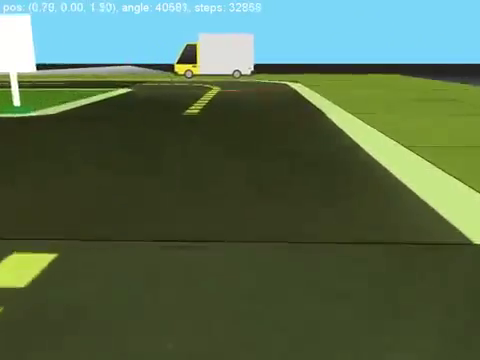
//> input picture frame 91 of TrackingTrainData/lane_dataset_realistic/testvideo/duckitest.mp4, 480 x 360 px
$ ./main   (built with g++ and OpenCV 4)
//> lines starting //> are read from the running program, lines starting //| are printed output that depends on the picture; after the words box and inside, x2 and y2 are one past the last pixel; in counts of white or black regions, pixels touching at a corner belong together
### StandardMethodPipeline/F/Tracking.h
#ifndef TRACKING_H
#define TRACKING_H

#include <opencv2/opencv.hpp>
#include <vector>
#include "../E/LineDetection.h"

class Tracking {
private:
    cv::KalmanFilter kfLeft;
    cv::KalmanFilter kfRight;

    // Flags, um zu prüfen, ob der Filter schon initialisiert wurde
    bool firstLeftDetected = false;
    bool firstRightDetected = false;

    // Initialisiert die Matrizen eines Kalman Filters
    void initKF(cv::KalmanFilter &kf);

public:
    Tracking();
    ~Tracking();

    /**
     * @brief Verarbeitet die erkannten Linien mit Kalman-Filtern.
     * * @param detectedLines Die vom LineDetection-Schritt gefundenen Linien (0, 1 oder 2 Stück).
     * @return std::vector<LaneLine> Die gefilterten/vorhergesagten Linienpositionen für den aktuellen Frame.
     */
    std::vector<LaneLine> process(const std::vector<LaneLine>& detectedLines);
};

#endif // TRACKING_H

### StandardMethodPipeline/E/LineDetection.h
#ifndef LINE_DETECTION_H
#define LINE_DETECTION_H

#include <opencv2/opencv.hpp>
#include <vector>

// Das Struct, das eine Linie im Rho-Theta-Raum beschreibt
struct LaneLine {
    double rho;   // Abstand zum Ursprung (Pixel)
    double theta; // Winkel der Normalen (Bogenmaß)
};

class LineDetection {
public:
    LineDetection();
    ~LineDetection();

    /**
     * @brief Führt die Hough-Transformation auf einem Kantenbild durch und berechnet
     * die durchschnittliche linke und rechte Fahrspur.
     * * @param img Das binäre Kantenbild (z.B. aus Canny/ROI).
     * @return std::vector<Line> Ein Vektor, der (sofern gefunden) die linke und/oder rechte Linie enthält.
     */
    std::vector<LaneLine> process(cv::Mat img);
};

#endif // LINE_DETECTION_H

### StandardMethodPipeline/D/ROISelection.h
#ifndef ROI_SELECTION_H
#define ROI_SELECTION_H

#include <opencv2/opencv.hpp>
#include <vector>
#include <deque>

class RoiSelection {
private:
    std::deque<int> vp_y_history;
    const size_t MAX_HISTORY_SIZE = 30;
    bool last_left_detected = true;
    bool last_right_detected = true;
    int current_x_roi;
    int current_y_roi;

    cv::Point calculateVanishingPoint(const std::vector<cv::Vec4i>& left_lines,
                                      const std::vector<cv::Vec4i>& right_lines);

public:
    RoiSelection();
    ~RoiSelection();

    std::vector<cv::Point> getTriangularROI(int img_width, int img_height);
    void update(const std::vector<cv::Vec4i>& lines, int img_width, int img_height);

    std::vector<cv::Point> getROI(cv::Mat img);

    // NEU: Pipeline Interface (Gibt z.B. das ROI-gecroppte Bild zurück)
    cv::Mat process(cv::Mat img);
};

#endif // ROI_SELECTION_H

### StandardMethodPipeline/C/FuzzyCannyEdgeDetection.h
#ifndef FUZZYCANNYEDGEDETECTION_H
#define FUZZYCANNYEDGEDETECTION_H

#include <opencv2/opencv.hpp>
#include <vector>

class FuzzyCannyEdgeDetection {
private:
    int m_NumberOfLinesLastFrame = 500;
    double m_UpperThreshold = 150;
    double m_LowerThreshold = 50; // (150 / 3)

    void fuzzyRefreshThresholds(int NumberOfLinesLastFrame);
    double triangleMF(int x, int a, int b, int c);
    double tooFewMF(int x, int start, int end);
    double tooManyMF(int x, int start, int end);

public:
    cv::Mat applyCannyEdgeDetection(cv::Mat image);

    // NEU: Pipeline Interface
    cv::Mat process(cv::Mat img);
};

#endif // FUZZYCANNYEDGEDETECTION_H

### StandardMethodPipeline/B/NoiseReduction.h
#ifndef NOISEREDUCTION_H
#define NOISEREDUCTION_H

#include <opencv2/opencv.hpp>

class NoiseReduction {
private:
    static cv::Mat m_image;

public:
    cv::Mat completeRunNoiseReduction(cv::Mat image);

    // NEU: Pipeline Interface
    cv::Mat process(cv::Mat img);
};

#endif // NOISEREDUCTION_H

### StandardMethodPipeline/A/ColorSpaceScaling.h
#ifndef COLORSPACESCALING_H
#define COLORSPACESCALING_H

#include <opencv2/opencv.hpp>

class ColorSpaceScaling {
public:
    static int m_imageFlagYuv;
    static cv::Mat m_image;

    // Bestehende Methoden
    static void greyScaleBGRTOGREY();
    static void backYUVToRGB();
    static void yuvScale();
    static void drawLine(int k, int step, int y_line, int starlefside, const cv::Mat& yuvImage);
    static void verticalThreeFourthLine();
    static cv::Mat CompleteRunCSS(cv::Mat image);

    // NEU: Pipeline Interface
    cv::Mat process(cv::Mat img);
};

#endif // COLORSPACESCALING_H

### StandardMethodPipeline/F/Tracking.cpp
#include "Tracking.h"
#include <iostream>

using namespace cv;
using namespace std;

Tracking::Tracking() {
    // Beide Filter initialisieren
    initKF(kfLeft);
    initKF(kfRight);
}

Tracking::~Tracking() {
}

void Tracking::initKF(KalmanFilter &kf) {
    // Zustand: [rho, theta, d_rho, d_theta] -> 4 Variablen
    // Messung: [rho, theta] -> 2 Variablen
    kf.init(4, 2, 0, CV_64F);

    // 1. Übergangsmatrix (F) - Modelliert Bewegung (hier konstante Geschwindigkeit angenommen)
    // rho_neu = rho_alt + d_rho
    // theta_neu = theta_alt + d_theta
    kf.transitionMatrix = (Mat_<double>(4, 4) <<
        1, 0, 1, 0,
        0, 1, 0, 1,
        0, 0, 1, 0,
        0, 0, 0, 1);

    // 2. Messmatrix (H) - Wir messen rho und theta direkt
    kf.measurementMatrix = (Mat_<double>(2, 4) <<
        1, 0, 0, 0,
        0, 1, 0, 0);

    // 3. Kovarianz-Matrizen (Rauschen einstellen)
    // ProcessNoise: Unsicherheit im Modell (klein -> wir vertrauen dem Modell)
    setIdentity(kf.processNoiseCov, Scalar::all(1e-4));

    // MeasurementNoise: Unsicherheit der Messung (größer -> wir vertrauen der Messung weniger)
    setIdentity(kf.measurementNoiseCov, Scalar::all(1e-1));

    // ErrorCovPost: Initiale Unsicherheit
    setIdentity(kf.errorCovPost, Scalar::all(1));
}

std::vector<LaneLine> Tracking::process(const std::vector<LaneLine>& detectedLines) {
    std::vector<LaneLine> resultLines;

    // --- 1. Vorhersage (Predict) ---
    // Der Kalman Filter berechnet den erwarteten Zustand für den jetzigen Schritt (StatePre)
    Mat predL = kfLeft.predict();
    Mat predR = kfRight.predict();

    // --- 2. Input Zuordnung (Links/Rechts) ---
    LaneLine measL, measR;
    bool hasLeft = false;
    bool hasRight = false;

    // Wir gehen davon aus, dass detectedLines max. 2 Linien enthält (eine Links, eine Rechts)
    // Wir unterscheiden sie anhand des Winkels theta (wie in LineDetection).
    for (const auto& line : detectedLines) {
        // Theta > 90 Grad (PI/2) -> Linke Spur (neigt sich nach links)
        // Theta < 90 Grad (PI/2) -> Rechte Spur (neigt sich nach rechts)
        if (line.theta > CV_PI / 2.0) {
            measL = line;
            hasLeft = true;
        } else {
            measR = line;
            hasRight = true;
        }
    }

    // --- 3. Update & Ergebnis (Linke Linie) ---
    if (hasLeft) {
        // Fall A: Messung vorhanden
        if (!firstLeftDetected) {
            // Erstinitialisierung: Setze den Zustand direkt auf die Messung
            kfLeft.statePost.at<double>(0) = measL.rho;
            kfLeft.statePost.at<double>(1) = measL.theta;
            kfLeft.statePost.at<double>(2) = 0; // Geschwindigkeit 0 annehmen
            kfLeft.statePost.at<double>(3) = 0;
            firstLeftDetected = true;

            resultLines.push_back(measL);
        } else {
            // Korrektur: Kombiniere Vorhersage mit Messung
            Mat measurement = (Mat_<double>(2, 1) << measL.rho, measL.theta);
            Mat estimated = kfLeft.correct(measurement); // Liefert StatePost
            resultLines.push_back({estimated.at<double>(0), estimated.at<double>(1)});
        }
    } else {
        // Fall B: Keine Messung (Blindflug)
        if (firstLeftDetected) {
            // Wir vertrauen der Vorhersage (StatePre)
            // WICHTIG: Damit der Filter im nächsten Schritt nicht driftet, übernehmen wir
            // die Vorhersage als "Wahrheit" für den nächsten Zyklus (StatePost = StatePre).
            kfLeft.statePost = kfLeft.statePre;

            resultLines.push_back({predL.at<double>(0), predL.at<double>(1)});
        }
        // Falls noch nie initialisiert, geben wir für Links nichts zurück
    }

    // --- 4. Update & Ergebnis (Rechte Linie) ---
    if (hasRight) {
        if (!firstRightDetected) {
            kfRight.statePost.at<double>(0) = measR.rho;
            kfRight.statePost.at<double>(1) = measR.theta;
            kfRight.statePost.at<double>(2) = 0;
            kfRight.statePost.at<double>(3) = 0;
            firstRightDetected = true;

            resultLines.push_back(measR);
        } else {
            Mat measurement = (Mat_<double>(2, 1) << measR.rho, measR.theta);
            Mat estimated = kfRight.correct(measurement);
            resultLines.push_back({estimated.at<double>(0), estimated.at<double>(1)});
        }
    } else {
        if (firstRightDetected) {
            kfRight.statePost = kfRight.statePre;
            resultLines.push_back({predR.at<double>(0), predR.at<double>(1)});
        }
    }

    return resultLines;
}

### StandardMethodPipeline/E/LineDetection.cpp
#include "LineDetection.h"
#include <iostream>
#include <cmath>

using namespace cv;
using namespace std;

LineDetection::LineDetection() {
}

LineDetection::~LineDetection() {
}

std::vector<LaneLine> LineDetection::process(cv::Mat img) {
    std::vector<LaneLine> outputLines; //struct "Line" , der rho und theta enthält

    // Sicherheitscheck: Ist das Bild leer?
    if (img.empty()) {
        std::cerr << "LineDetection::process: Leeres Bild erhalten!" << std::endl;
        return outputLines;
    }

    // 1. Hough Transformation (Probabilistic)
    // Findet Liniensegmente (x1, y1, x2, y2)
    vector<Vec4i> houghLines;
    // Parameter: image, lines, rho, theta, threshold, minLineLength, maxLineGap
    // Tipp: maxLineGap nicht zu hoch, sonst verbindet er falsche Striche
    HoughLinesP(img, houghLines, 1, CV_PI / 180, 50, 30, 10);

    // Variablen für die Durchschnittsberechnung
    double sumRhoL = 0, sumThetaL = 0;
    int countL = 0;

    double sumRhoR = 0, sumThetaR = 0;
    int countR = 0;

    // 2. Iteration über alle gefundenen Liniensegmente
    for (size_t i = 0; i < houghLines.size(); i++) {
        Vec4i l = houghLines[i];

        // --- Umrechnung Segment -> Polar (Rho, Theta) ---
        // Winkel berechnen
        double angle_rad = atan2(l[3] - l[1], l[2] - l[0]);
        double theta = angle_rad + CV_PI / 2.0;
        double rho = l[0] * cos(theta) + l[1] * sin(theta);

        // Normalisierung (damit Theta und Rho im Standardbereich sind)
        if (theta < 0) {
            theta += CV_PI;
            rho = -rho;
        }

        double angle_deg = theta * 180.0 / CV_PI;

        // --- Filterung ---
        // Horizontale Linien ignorieren (z.B. Horizont/Busse/Querbalken)
        // Winkelbereich: ca. 70° bis 110° ausschließen
        if (angle_deg > 70 && angle_deg < 110) {
            continue;
        }

        // --- Sortierung Links / Rechts ---
        // Grenze bei 90 Grad
        if (angle_deg < 90) {
            // Rechte Spur (neigt sich nach rechts, Winkel < 90°)
            sumRhoR += rho;
            sumThetaR += theta;
            countR++;
        } else {
            // Linke Spur (neigt sich nach links, Winkel > 90°)
            sumRhoL += rho;
            sumThetaL += theta;
            countL++;
        }
    }

    // 3. Mittelwerte berechnen und in den Rückgabe-Vektor packen

    // Linke Spur
    if (countL > 0) {
        LaneLine leftLine;
        leftLine.rho = sumRhoL / countL;
        leftLine.theta = sumThetaL / countL;
        outputLines.push_back(leftLine);
    }

    // Rechte Spur
    if (countR > 0) {
        LaneLine rightLine;
        rightLine.rho = sumRhoR / countR;
        rightLine.theta = sumThetaR / countR;
        outputLines.push_back(rightLine);
    }

    return outputLines;
}

### StandardMethodPipeline/D/ROISelection.cpp
#include "RoiSelection.h"

RoiSelection::RoiSelection() { }
RoiSelection::~RoiSelection() { }

std::vector<cv::Point> RoiSelection::getROI(cv::Mat img) {

    // --- 1. DEFINITION DER ECKPUNKTE DES ROI (Das Rechteck) ---
    // Hier stellst du ein, wie viel weggeschnitten wird.
    int h = img.rows;
    int w = img.cols;
    std::vector<cv::Point> roi_points;
    roi_points.push_back(cv::Point(0, h));           // Links Unten
    roi_points.push_back(cv::Point(w, h));           // Rechts Unten
    roi_points.push_back(cv::Point(w, h * 0.45));    // Rechts Oben (45% der Höhe)
    roi_points.push_back(cv::Point(0, h * 0.45));    // Links Oben  (45% der Höhe)
    return roi_points;
}

cv::Mat RoiSelection::process(cv::Mat img) {
    // Hier Logik einfügen (z.B. ROI anwenden)

    int h = img.rows;
    int w = img.cols;

    std::vector<cv::Point> roi_points = RoiSelection::getROI(img);

    // --- 2. MASKIERUNG (Für das Kantenbild) ---
    // Erstelle schwarze Maske
    cv::Mat mask = cv::Mat::zeros(img.size(), img.type());

    // Fülle das Trapez weiß
    cv::fillConvexPoly(mask, roi_points, cv::Scalar(255));

    // Wende Maske an: Alles außerhalb des Trapezes wird im Kantenbild schwarz
    cv::bitwise_and(img, mask, img);

    return img;
}

### StandardMethodPipeline/C/FuzzyCannyEdgeDetection.cpp
#include "FuzzyCannyEdgeDetection.h"

#include <iostream>
#include <ostream>


// Dreieckfunktion
// [65 lines left out: functions triangleMF, tooFewMF, tooManyMF, fuzzyRefreshThresholds, applyCannyEdgeDetection, not called in this run]


cv::Mat FuzzyCannyEdgeDetection::process(cv::Mat img) {
    // Hier Logik einfügen (z.B. applyCannyEdgeDetection aufrufen)
    //return FuzzyCannyEdgeDetection::applyCannyEdgeDetection(img);
    Canny(img, img, 100, 200, 3); // Werte ggf. anpassen (150, 180 war etwas hoch)
    return img;
}

### StandardMethodPipeline/B/NoiseReduction.cpp
#include "NoiseReduction.h"

cv::Mat NoiseReduction::m_image;

cv::Mat NoiseReduction::process(cv::Mat img) {
    // Hier Logik einfügen (z.B. Aufruf von completeRunNoiseReduction)
    GaussianBlur(img, img, cv::Size(7, 7), 1.5);
    return img;
}

### StandardMethodPipeline/A/ColorSpaceScaling.cpp
#include "ColorSpaceScaling.h"

// Initialisierung der statischen Member
int ColorSpaceScaling::m_imageFlagYuv = 0;
cv::Mat ColorSpaceScaling::m_image;

// Stub-Implementierung
cv::Mat ColorSpaceScaling::process(cv::Mat img) {
    // Hier Logik einfügen (z.B. Aufruf von CompleteRunCSS)
    cv::cvtColor(img, img, cv::COLOR_BGR2GRAY);
    return img;
}

// ... (Andere Methoden-Implementierungen hier) ...

### StandardMethodPipeline/main/main.cpp
#include <iostream>
#include <opencv2/opencv.hpp>
#include <cmath> // Für cos, sin

#include "../A/ColorSpaceScaling.h"
#include "../B/NoiseReduction.h"
#include "../C/FuzzyCannyEdgeDetection.h"
#include "../D/ROISelection.h"
#include "../E/LineDetection.h"
#include "../F/Tracking.h"

using namespace cv;
using namespace std;

// --- Hilfsfunktion zum Zeichnen von Rho/Theta Linien ---
void drawRhoThetaLine(Mat& img, double rho, double theta, Scalar color, int thickness) {
    // Umrechnung von Polar (rho, theta) zu Kartesisch
    double a = cos(theta);
    double b = sin(theta);
    double x0 = a * rho;
    double y0 = b * rho;

    // Wir berechnen zwei Punkte weit außerhalb des Bildes (+/- 1000 Pixel)
    Point pt1, pt2;
    pt1.x = cvRound(x0 + 1000 * (-b));
    pt1.y = cvRound(y0 + 1000 * (a));
    pt2.x = cvRound(x0 - 1000 * (-b));
    pt2.y = cvRound(y0 - 1000 * (a));

    line(img, pt1, pt2, color, thickness, LINE_AA);
}

int main() {
    // Pfad ggf. anpassen
    string path = "/mnt/c/Users/johan/CLionProjects/WSL/lane-detection-duckiebot/TrackingTrainData/lane_dataset_realistic/testvideo/duckitest.mp4";
    VideoCapture cap(path);

    if (!cap.isOpened()) {
        cout << "Fehler: Video konnte nicht geöffnet werden." << endl;
        return -1;
    }

    cerr << "Starting tracking test..." << endl;
    Mat frame;

    // Pipeline Instanzen
    ColorSpaceScaling A;
    NoiseReduction B;
    FuzzyCannyEdgeDetection C;
    RoiSelection D;
    LineDetection E;
    Tracking F;

    // Ergebnis-Variablen
    Mat ColorSpaceScalingResult;
    Mat NoiseReductionResult;
    Mat FuzzyEdgeDetectionResult;
    Mat RoiSelectionResult;
    vector<LaneLine> LineDetectionResult;
    vector<LaneLine> TrackingResult;

    while (true) {
        cap >> frame; // Nächstes Frame lesen
//> frame is the input picture: 360 rows x 480 cols, CV_8UC3; mean B, G, R 78, 106, 84.2

        if (frame.empty()) {
            cout << "Video zu Ende." << endl;
            break;
        }

        // --- PIPELINE START ---
        // 1. Color Space Scaling
        ColorSpaceScalingResult = A.process(frame.clone());

        // 2. Noise Reduction
        NoiseReductionResult = B.process(ColorSpaceScalingResult);
//> in process, `GaussianBlur(img, img, cv::Size(7, 7), 1.5);`:
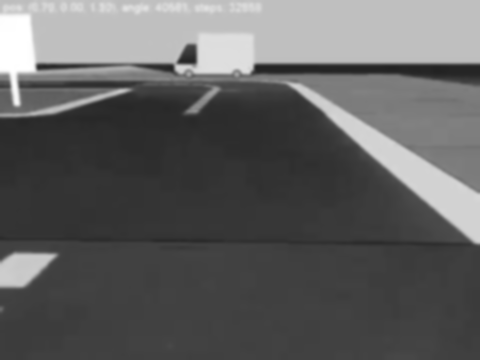
//> img: 360 rows x 480 cols, CV_8UC1; min 34, max 255, mean 96.2

        // 3. Fuzzy Canny
        FuzzyEdgeDetectionResult = C.process(NoiseReductionResult);
//> in process, `Canny(img, img, 100, 200, 3);`:
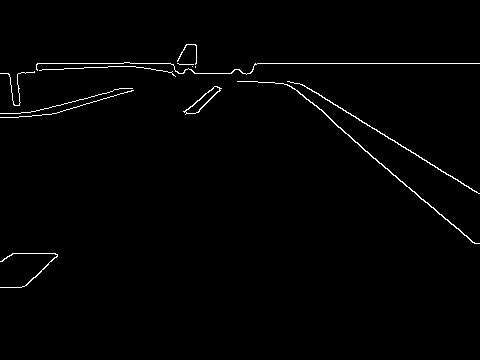
//> img: 360 rows x 480 cols, CV_8UC1; 1.2% white in thin lines or dots, all inside (x1, y1, x2, y2) = (0, 44, 480, 288)

        // 4. ROI Selection (schneidet Bild zu / maskiert es)
        RoiSelectionResult = D.process(FuzzyEdgeDetectionResult);
//> in process, `std::vector<cv::Point> roi_points = RoiSelection::getROI(img);`: roi_points = 4 Points (x, y): [0, 360], [480, 360], [480, 162], [0, 162]
//> in process, `cv::fillConvexPoly(mask, roi_points, cv::Scalar(255));`:
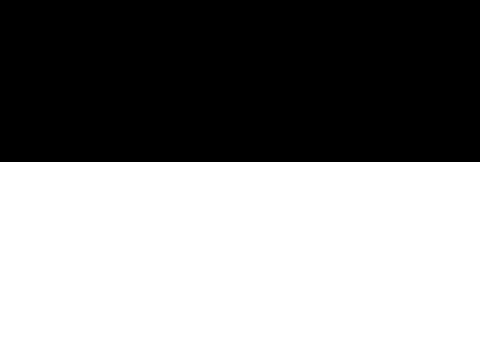
//> mask: 360 rows x 480 cols, CV_8UC1; 55% white; 1 black region, box (x1, y1, x2, y2) and area: (0, 0, 480, 162) 77760
//> in process, `cv::bitwise_and(img, mask, img);`:
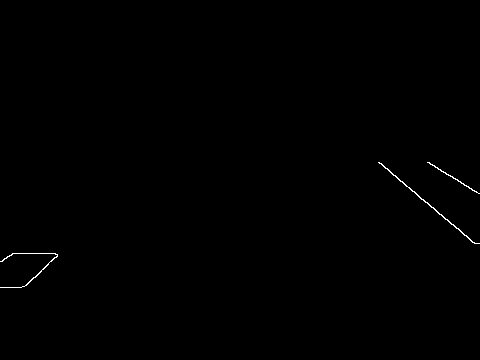
//> img: 360 rows x 480 cols, CV_8UC1; 0.24% white in thin lines or dots, all inside (x1, y1, x2, y2) = (0, 162, 480, 288)

        // 5. Line Detection (Hough)
        LineDetectionResult = E.process(RoiSelectionResult);
//> in process, `HoughLinesP(img, houghLines, 1, CV_PI / 180, 50, 30, 10);`: houghLines = 2 lines (x1, y1, x2, y2): [378, 162, 475, 243], [427, 162, 479, 193]
//> the loop in process, `for (size_t i = 0; i < houghLines.size(); i++)` made 2 passes
//> (l, angle_rad, theta, rho, angle_deg, sumRhoL, sumThetaL, countL) on passes 1 to 2: ([378, 162, 475, 243], 0.696, 2.27, -117.9, 129.9, -117.9, 2.27, 1), ([427, 162, 479, 193], 0.538, 2.11, -79.5, 120.8, -197.4, 4.37, 2)
//> after the loop in process, `for (size_t i = 0; i < houghLines.size(); i++)`: sumRhoR = 0; sumRhoL = -197.4; sumThetaL = 4.37; countL = 2
//> in process, `leftLine.rho = sumRhoL / countL;`: leftLine.rho = -98.72
//> in process, `leftLine.theta = sumThetaL / countL;`: leftLine.theta = 2.19
//> LineDetectionResult = 1 item

        // 6. Tracking (Kalman Filter)
        TrackingResult = F.process(LineDetectionResult);
//> the loop in process, `for (const auto& line : detectedLines)` made 1 pass
//> in process, `kfLeft.statePost.at<double>(0) = measL.rho;`: kfLeft.statePost = [-98.72, 0, 0, 0]
//> in process, `kfLeft.statePost.at<double>(1) = measL.theta;`: kfLeft.statePost = [-98.72, 2.19, 0, 0]
//> in process, `resultLines.push_back(measL);`: resultLines = 1 item
//> TrackingResult = 1 item
        // --- PIPELINE ENDE ---


        // --- VISUALISIERUNG ---
        // Wir nehmen das Original-Frame (oder das Ergebnis von Schritt A/B), um darauf zu malen
        Mat visualization = frame.clone();

        // A. ROI Einzeichnen (Gelb)
        // Wir holen uns die Punkte von der RoiSelection Klasse


        vector<Point> roiPoly = D.getROI(frame.clone());
//> roiPoly has the same summary as roi_points in process
        if (!roiPoly.empty()) {
            const Point* pts[1] = { &roiPoly[0] };
//> pts = 1 item
            int npts[] = { (int)roiPoly.size() };
//> npts = [4]
            polylines(visualization, pts, npts, 1, true, Scalar(0, 255, 255), 2);
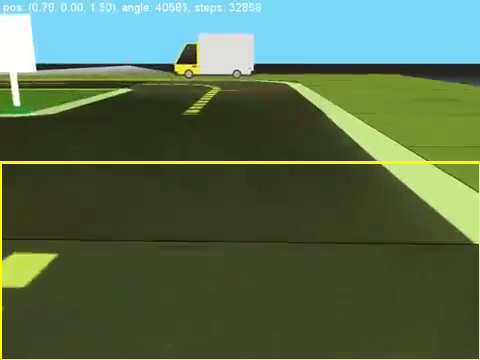
//> visualization: 360 rows x 480 cols, CV_8UC3; 1.45% of pixels changed, all inside (x1, y1, x2, y2) = (0, 161, 480, 360)
        }

        // B. Rohe Linien (LineDetectionResult) zeichnen
        // Dünn: Rot (Links) / Blau (Rechts)
        for (const auto& line : LineDetectionResult) {
            double angle_deg = line.theta * 180.0 / CV_PI;
            // Unterscheidung Links/Rechts anhand des Winkels (90 Grad Grenze)
            if (angle_deg < 90) {
                drawRhoThetaLine(visualization, line.rho, line.theta, Scalar(255, 0, 0), 1); // Blau (Rechts)
            } else {
                drawRhoThetaLine(visualization, line.rho, line.theta, Scalar(0, 0, 255), 1); // Rot (Links)
            }
        }
//> this loop made 1 pass
//> (angle_deg, a in drawRhoThetaLine, b in drawRhoThetaLine, x0 in drawRhoThetaLine, y0 in drawRhoThetaLine) on pass 1: (125.3, -0.578, 0.816, 57.09, -80.54)
//> pass 1, `drawRhoThetaLine(visualization, line.rho, line.theta, Scalar(0, 0, 255..`:
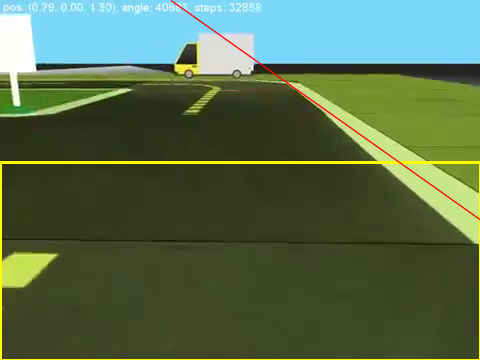
//> visualization: 360 rows x 480 cols, CV_8UC3; 0.54% of pixels changed, all inside (x1, y1, x2, y2) = (170, 0, 480, 221)

        // C. Getrackte Linien (TrackingResult) zeichnen
        // Dick: Magenta (Rechts) / Grün (Links)
        for (const auto& line : TrackingResult) {
            double angle_deg = line.theta * 180.0 / CV_PI;
            if (angle_deg < 90) {
                drawRhoThetaLine(visualization, line.rho, line.theta, Scalar(255, 0, 255), 3); // Magenta (Rechts)
            } else {
                drawRhoThetaLine(visualization, line.rho, line.theta, Scalar(0, 255, 0), 3); // Grün (Links)
            }
        }
//> this loop made 1 pass
//> pass 1, `drawRhoThetaLine(visualization, line.rho, line.theta, Scalar(0, 255, 0..`:
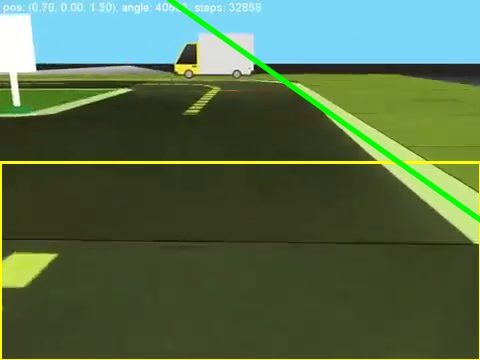
//> visualization: 360 rows x 480 cols, CV_8UC3; 1.42% of pixels changed, all inside (x1, y1, x2, y2) = (166, 0, 480, 223)

        // Bilder anzeigen
        imshow("Result", visualization);
        // Optional: Zwischenschritte anzeigen
        // imshow("Edges", RoiSelectionResult);

        if (waitKey(30) == 'k') break;
//> the Esc key is pressed
    }

    cap.release();
    destroyAllWindows();
    return 0;
}
